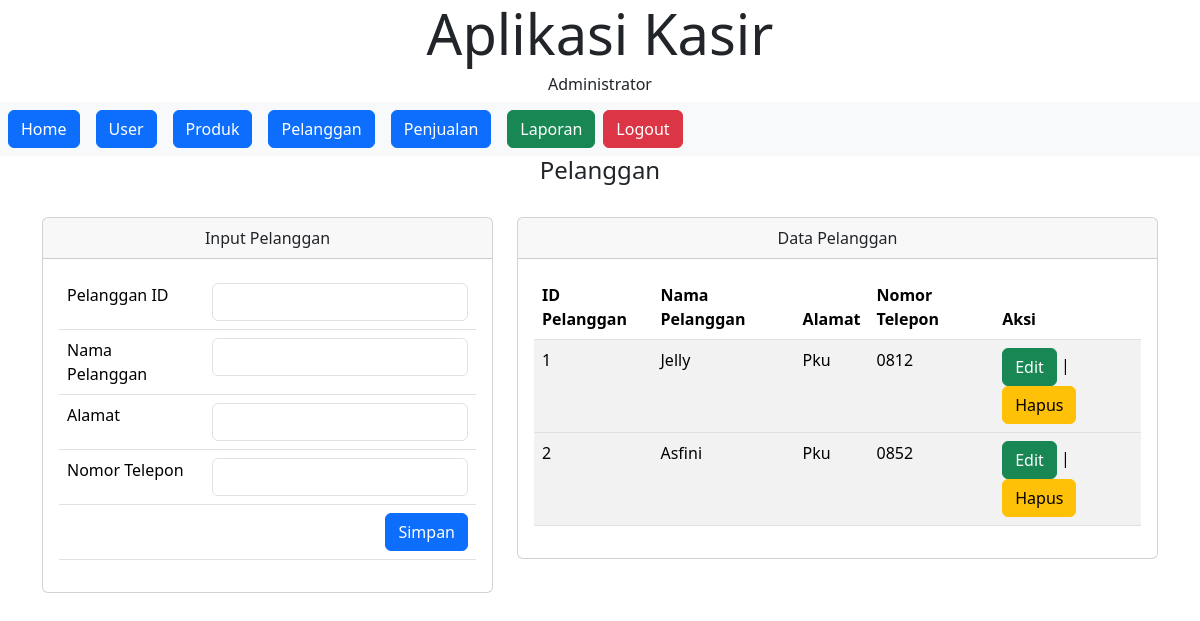
The app's page /admin.php?page=pelanggan (signed in) with its own data.
### tables this page shows
CREATE TABLE `pelanggan` (
  `PelangganID` int NOT NULL,
  `NamaPelanggan` varchar(255) NOT NULL,
  `Alamat` text NOT NULL,
  `NomorTelepon` varchar(255) NOT NULL
);

### function/class.pelanggan.php (called while the page is built, shortened)
<?php
include_once 'config.php';
class Pelanggan
{
    protected $db;
    public function __construct()
    {
        $this->db = new Database();
        $this->db = $this->db->return_db();
    }
    public function tampil()
    {
        $query = $this->db->prepare("SELECT * FROM Pelanggan");
        $query->execute();
        $hasil =  $query->get_result();
        return $hasil;
    }
}
?>

### function/config.php (called while the page is built)
<?php
class Database
{
    public $connect;
    public function __construct()
    {
        $this->connect = mysqli_connect("localhost","root","","kasir");
    }
    function return_db()
    {
        return $this->connect;
    }
}
?>

### page/pelanggan.php (the view, shortened to what this page needs)
<div class="container">
    <div class="col-lg-12">
        <h4 align="center">Pelanggan</h4>
        <br>
        <div class="row">
            <div class="col-sm-5">
                <div class="card">
                    <div class="card-header">
                        Input Pelanggan
                    </div>
                    <div class="card-body">
                        <form action="proses/proses_pelanggan.php?aksi=simpan" method="POST">
                            <table class="table table-hover">
                                <tr>
                                    <td>Pelanggan ID</td>
                                    <td><input type="text" name="PelangganID" class="form-control"></td>
                                </tr>
                                <tr>
                                    <td>Nama Pelanggan</td>
                                    <td><input type="text" name="NamaPelanggan" class="form-control"></td>
                                </tr>
                                <tr>
                                    <td>Alamat</td>
                                    <td><input type="text" name="Alamat" class="form-control"></td>
                                </tr>
                                <tr>
                                    <td>Nomor Telepon</td>
                                    <td><input type="text" name="NomorTelepon" class="form-control"></td>
                                </tr>
                                <tr>
                                    <td colspan="2" align="right"><button type="submit" class="btn btn-primary">Simpan</button></td>
                                </tr>
                            </table>
                        </form>
                    </div>
                </div>
            </div>
            <div class="col-sm-7">
                <div class="card">
                    <div class="card-header">
                        Data Pelanggan
                    </div>
                    <div class="card-body">
                        <table class="table table-striped">
                            <thead class="thead-light">
                                <tr>
                                    <th scope="col">ID Pelanggan</th>
                                    <th scope="col">Nama Pelanggan</th>
                                    <th scope="col">Alamat</th>
                                    <th scope="col">Nomor Telepon</th>
                                    <th scope="col">Aksi</th>
                                </tr>
                            </thead>
                            <?php
                            require_once "function/class.pelanggan.php";
                            $pelanggan = new Pelanggan();
                            $select = $pelanggan->tampil();
                            foreach ($select as $data) {
                            ?>
                                <tbody>
                                    <tr>
                                        <td> <?php echo $data['PelangganID'] ?> </td>
                                        <td> <?php echo $data['NamaPelanggan'] ?> </td>
                                        <td> <?php echo $data['Alamat'] ?> </td>
                                        <td> <?php echo $data['NomorTelepon'] ?> </td>
                                        <td>
                                            <a href="admin.php?page=edit_pelanggan&PelangganID=<?php echo $data['PelangganID'] ?>" class="btn btn-success"> Edit </a> |
                                            <a href="proses/proses_pelanggan.php?PelangganID=<?php echo $data['PelangganID'] ?>&aksi=hapus" class="btn btn-warning"> Hapus </a>
                                        </td>
                                    </tr>
                                </tbody>
                            <?php } ?>
                        </table>
                    </div>
                </div>
            </div>
        </div>
    </div>
</div>

### records on screen
pelanggan: PelangganID "1", NamaPelanggan "Jelly", Alamat "Pku", NomorTelepon "0812"
pelanggan: PelangganID "2", NamaPelanggan "Asfini", Alamat "Pku", NomorTelepon "0852"

### other values on screen
$Level "Administrator"
